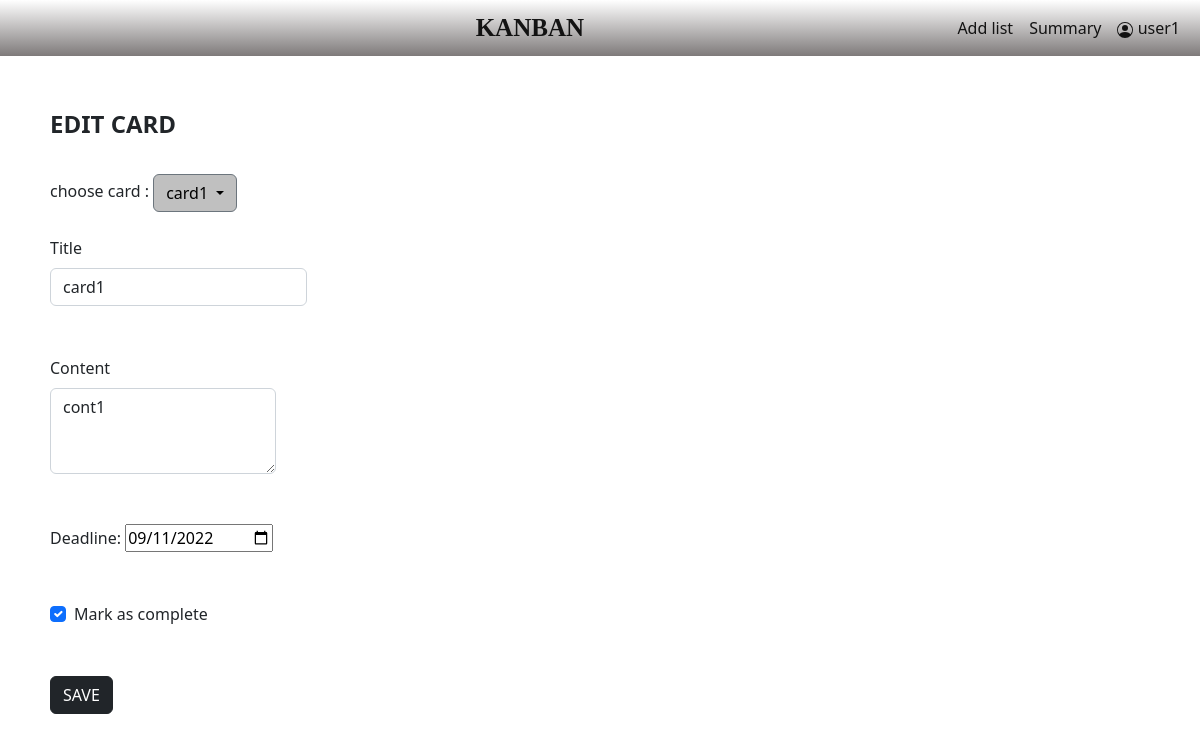
Page /1/1/edit_card (signed in) on the committed database.
### application/models.py (models this page shows)
class Users(db.Model):
    __tablename__='users'
    id_=Column(Integer, primary_key=True, autoincrement = True)
    name=Column(String(25), nullable = False)
    email=Column(String(25),nullable = False,unique=True)
    passw=Column(String(25),nullable = False)##
    lists=relationship("List", backref="user", cascade="all, delete-orphan")

class Card(db.Model):
    __tablename__='card'
    c_id=Column(Integer, primary_key=True, autoincrement = True)
    c_name=Column(String(20), nullable = False)
    cont=Column(String(50))
    comp=Column(String)
    deadline=Column(String(10), nullable=False )
    list_id=Column(Integer, ForeignKey("list.l_id"))
    d=Column(String(10),default=date.today())

### application/controllers.py (the view, shortened to what this page needs)
@app.route('/<l_id>/<c_id>/edit_card', methods=["GET","POST"])
def edit_card(l_id,c_id):
    if request.method=="GET":
        cr=Card.query.filter_by(c_id=c_id,list_id=l_id).one()
        la=List.query.filter_by(l_id=l_id).first()
        car=Card.query.filter_by(list_id=l_id).all()
        f_usr=Users.query.filter_by(id_=la.user_id).first()
        return render_template("edit_card.html",la=la,cr=cr,u_name=f_usr.name,car=car,user_id=la.user_id)

### templates/edit_card.html (shortened to what this page needs)
{% extends 'base.html' %}
{% block content %}
<form method="POST" action="#">
  <div class="mb-3">
    <legend><strong>EDIT CARD</strong></legend><br><br>
    <div class="dropdown">choose card :
      <button class="btn btn-secondary dropdown-toggle" type="button" data-bs-toggle="dropdown" aria-expanded="false"
        style="background-color:silver; color:black;">
        {{cr['c_name']}}
      </button>
    </div><br>
    <label for="exampleInputEmail1" class="form-label">Title</label>
    <input type="text" class="form-control" required="True" id="exampleInputEmail1" aria-describedby="emailHelp"
      name="card_name" value="{{cr['c_name']}}" maxlength="20" pattern="^[a-zA-Z1-9].*"
      title="Avoid spaces, tabs or any special characters at the start." style="width:auto;">
  </div>
  <div class="mb-3">
    <label for="exampleFormControlTextarea1" class="form-label">Content</label>
    <textarea class="form-control" maxlength="50" id="exampleFormControlTextarea1" name="cont" rows="3"
      style="width:auto;">{{cr['cont']}}</textarea>
  </div>
  <div class="mb-3">
    <label for="birthday">Deadline:</label>
    <input type="date" id="birthday" name="deadline" required="True" value="{{cr['deadline']}}" style="width:auto;">
  </div>
  <div class="mb-3 form-check">
    {% if cr.comp == "comp" %}
    <input type="checkbox" class="form-check-input" id="exampleCheck1" name="done" value="comp" checked="True">
    {% else %}
    <input type="checkbox" class="form-check-input" id="exampleCheck1" name="done" value="comp">
    {% endif %}
    <label class="form-check-label" for="exampleCheck1">Mark as complete</label>
  </div>
  <div class="mb-3">
    <button href="/user" type="submit" class="btn btn-dark">SAVE</button>
  </div>
</form>
{% endblock %}

### templates/base.html (shortened to what this page needs)
<!DOCTYPE html>
<head>
  <link href="https://cdn.jsdelivr.net/npm/bootstrap@5.2.0/dist/css/bootstrap.min.css" rel="stylesheet"
>
</head>
<body>
  <nav class="navbar navbar-expand-lg bg-light">
    <div class="container-fluid">
      <a class="navbar-brand position-absolute end-50" href="/user">KANBAN</a>
      <div class="collapse navbar-collapse d-flex justify-content-end" id="navbarNavAltMarkup">
        <div class="navbar-nav">
          <a class="nav-link active" aria-current="page" href="/{{user_id}}/add_list">Add list</a>
          <a class="nav-link active" href="/{{user_id}}/summary">Summary</a>
          <li class="nav-item dropdown">
            <a class="nav-link active" href="#" role="button" data-bs-toggle="dropdown">
              {{u_name}} </a>
          </li>
        </div>
      </div>
    </div>
  </nav>
  {% block content %}{% endblock %}
</body>

### templates/base.html (style rules this page uses)
nav { background: linear-gradient(white, rgb(126, 122, 122)); }
.navbar-brand { font-family: cursive; font-size: 25px; font-weight: bolder; }

### templates/edit_card.html (style rules this page uses)
.mb-3 { margin-left: 50px; margin-right: 150px; margin-top: 50px; }

### rows in the picture
Users: name "user1"
Card: c_name "card1", card_name "card1", cont "cont1", deadline "09/11/2022"
